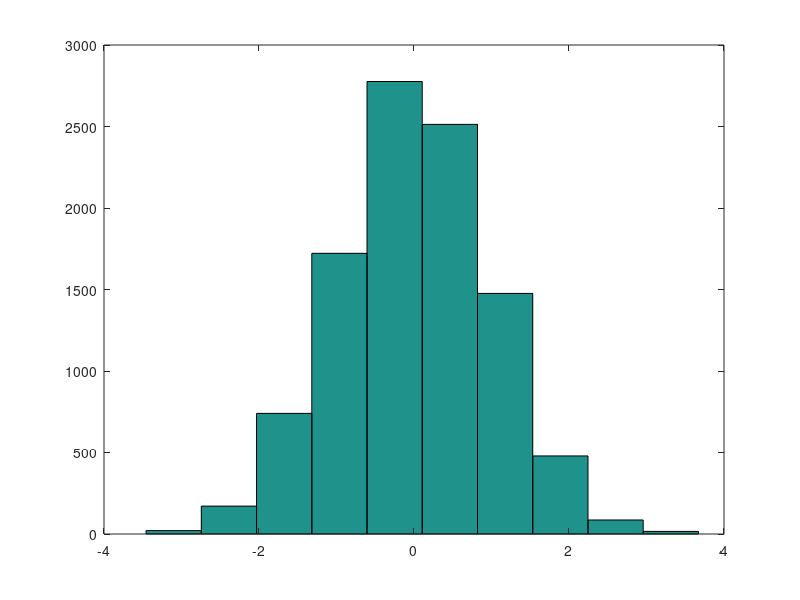

Reproduce this figure in MATLAB.
% These examples are adapted from the YAGTOM (yet another guide to MATLAB)
% section "Matrix Operations"

% Matrices are key in matlab as we will use them to store most types of
% data. For example an image can be represented as a 2d matrix and a time
% course of a signal can be represeted by a 1d matrix.

% Our goals are to introduce commands which generate matrices with different 
% properties (eg ones, zeroes, randn, rand, etc)
% and those that report properties of the matrices (ie, number of elements
% or the mean value, standard deviation).  We also learn to isolate specific 
% elements of a matrix. This is known as indexing.

% http://ubcmatlabguide.github.io/html/matrixOperations.html

% First a review from week 1: the semi colon

% If you have got a handle on ; skip to line 61

% Recall "Bonus: run the same command again with a semi colon symbol ; at the end
% of the command.  What does the semi colon do?"

% Explanation: I wanted to point out the semi colon early on as a lot of people 
% find its use confusing when beginning to use Matlab. Common questions arise: 
% "Do I need to put a semi colon here??"

% The role of a semi colon when following a command is to prevent matlab from 
% displaying the result of a command in the command window. Recall the ones 
% command which gives a matrix filled with ones. Evaluate:

a=ones(2,2)

% In this case the variable a is assigned a 2 row x 2 column matrix
% filled with ones. It should now be in your workspace. And notice the 
% ones are printed in the command window.

% Evaluate: 

clear a
a=ones(2,2);

% The command clear a deletes a from the workspace. The next line creates a and 
% assigns it ones again. You will see it in the worksapce, but if you look 
% in the command window, the values have not been displayed.

% The semi colon suppresses output in the command window when assigning
% values to variables.

% In general evaluating commands without a semi colon is helpful when you
% are checking your work and need to see a particular variable's value or a
% single element or a few elements of a matrix. For example you might need
% to check the value in one of the elements of a. Evaluate:

a(1,2)

% However, if you are writing a script to automate your data analysis and
% values will be assigned to variable a 100's of 1000's of times, you probably want
% the semi colon as displaying them all to the screen is not helpful. (NB.: Another
% role for semi colons is to separate rows of numbers when manually
% entering matrices. We will see this below.)

% Ok, enough about ; ... on to creating matrices.

% As we saw last time as well, variables can be created directly by
% assigning them values using the = operator. This can be a single
% numerical value, for example evaluate:

a=1

% Or a matrix, for example: (NB: Here ; is used to separate rows of the
% matrix elements. It's not often we manually type numbers in this way,
% but it is useful for examples.)

a=[1 2 3; 4 5 6 ; 7 8 9]

% An important shorthand exists in matlab for generating matrices which
% contain lists of numbers which can be generated by a simple rule.

% A typical command looks like this. Evaluate:

a=1:10

% This assigns a a list of numbers starting at 1 and ending with 10.
% Incrementing by 1. Plus 1 is the default increment, but you can specify
% it. A typical command looks like:

a=1:.2:5

% which means start at 1 and go to 5 in steps of 0.2, the increment appears
% between the start and end, separated by the colons. Negative increments
% are possible as well.

% 1. Write a command to assign a list of numbers starting at 4 ending at -7
% decrementing by 1 each time.

% matlab also has many built in functions which create matrices for you.
% We introduced zeros and ones last time. Try these:

a=zeros(3,4)
b=ones(4,3)

% There is also randn which fills the matrix with random, normally distributed 
% numbers. We will use this in many examples during the tutorials.

a=randn(2,5)

% and its counterpart rand which generates random numbers distributed
% uniformly between 0 and 1.

b=rand(5,2)

% 2. Use randn to create a matrix called dat of size 1000 columns in a single row.
% We will use this matrix in later examples.

dat = randn(1,10000);

% matlab has many useful built in functions to give you properties of your
% matrices or their contents.

% For example if we needed to know the number of elements we'd stored in
% dat we can use numel:

npts=numel(dat)

% in this command dat is given as the input argument between the
% parenthesis to the function numel.  numel calculates the number of
% elements and the result is assigned to the variable npts by the =

% size is another very useful function.  

% 3. Give dat as the input argument of size in an analogous fashion to
% the command for numel above. Assign the result to a variable called s.
% make sure to leave the ; out so you can see the result directly in the
% command window.

% If you get stuck try:

doc size

% to see examples in the documentation

% As you can see the result (check the workspace) s is itself a matrix.  
% In this instance it has 2 elements the first should be equal to 1 
% (the number of rows) and the second to 1000 (the number of columns of dat).
% It generalizes to more than 2 dimensions as well.

% 4. Try size on a multi-dimensional matrix.  Use the command randn in an
% analogous fashion to the example above to create a matrix with 3 dimensions.
% Make the first dimension have 3 possible values the second 4 and the
% third 5. Assign this to a variable called test3d. Run size on test3d.
% Assign the result to s again overwriting the previous result.

% Matlab also has built in functions to calculate for you the mean and
% standard deviation of values stored in your matrices.

% 5. Use the built-in matlab functions mean and std to calculate the standard 
% deviation and mean of the values you stored in dat above. Store the
% results in the variables dat_std and dat_avg respectively.

% Check doc mean and doc std for help

% Bonus1: Evaluate the following command to generate a figure of a histogram of the
% values stored in dat. This will give you a graphical representation
% of the distribution of the random numbers. We will spend more time on
% figures and plots in week 5.

figure;hist(dat)

% Do the values you get for dat_std and dat_avg make sense based on the 
% properties of samples drawn randomly from a standard normal distribution?

% Bonus2: Write a command to generate 1000 normally distributed random numbers
% with a mean of 5 and standard deviaiton of 2.  Store the result in the
% variable named dat2. 
% Use an analogous command to the figure command above to view a histogram 
% of the values in dat2.
% Use commands mean and std to check that dat2 has the correct properties.
% Hint: Check the following website to find more information on means and
% and standard deviations: http://www.stat.yale.edu/Courses/1997-98/101/rvmnvar.htm

% Matrices can be combined by concatenation.  For example if we create two
% matrices by evaluating these commands:

a=[1 2 3]
b=4:10

% but we want the list of numbers stored in a and b in a single variable,
% we could use the command:

c=[a b]

% Alternatively we can use the built-in matlab function cat. It is useful
% in particular for multidimensional matrices.

c=cat(2,a,b)

% Cat requires 3 input arguments. The first is the dimension in which we
% are combining in this case columns (2). The other two arguments are the 2
% matrices we are combining.

% We will now move on to indexing. Indexing is very important as it is how
% we specify subsets of the elements of our matrices to work with. These
% may correspond to a region of interest in an image or a specific window
% in time in a time course of a signal.

% For example if we wanted to see the first element of our normally
% distributed random numbers stored in dat we could use

dat(1)

% The matrix's variable name is followed by the index we want (in this case
% 1) in parenthesis.

% We can also use a range of numbers using the shorthand we discussed
% above. For instance if we wanted to see the first 10 elements

dat(1:10)

% or elements 15 through 25

dat(15:25)

% Notice that these subsets of dat that we obtain by specifying the
% indices are themselves matrices. The results are stored in the default
% variable ans that we discussed in week 1.

% We can assign them to a new variable name using the equals sign if we
% need to use them later.

% 6. Imagine that dat actually represents a time course of a signal
% (EEG voltage or Ca2+ fluorescence for example) in response to a stimulus.  
% Imagine that the time course is divided into a baseline and a response.
% The baseline consists of the first 250 time points. Write a command to
% isolate the baseline by indexing and storing the result in a new variable
% called base_line.

% Bonus1: Use mean to compute the mean of the baseline time points. Is it
% close to the value you might expect given the properties of the values
% generated by randn?
